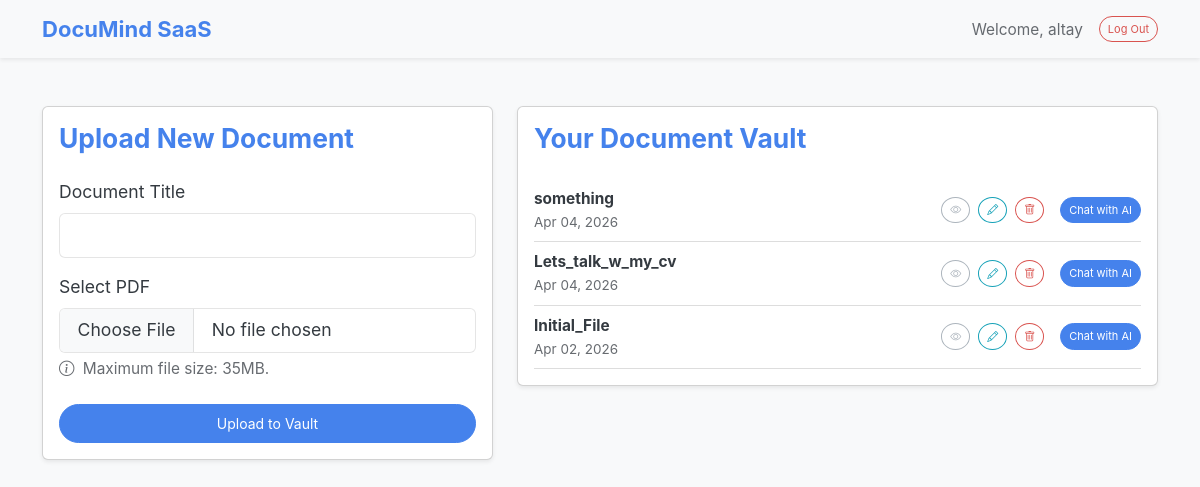
The app's page / (signed in), older data.
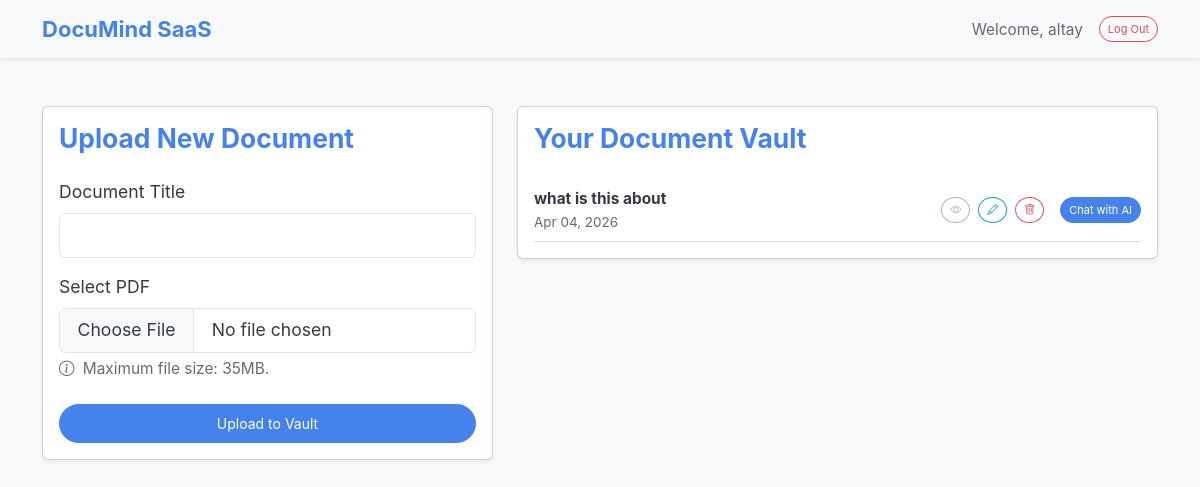
The same page, newer data.
### dashboard/models.py (models this page shows, shortened)
class Document(models.Model):
    user = models.ForeignKey(User, on_delete=models.CASCADE)
    title = models.CharField(max_length=255)
    uploaded_file = models.FileField(upload_to='user_pdfs/')
    uploaded_at = models.DateTimeField(auto_now_add=True)

### dashboard/views.py (the view)
# urls.py: path('', views.dashboard_home, name='dashboard_home'),
@login_required
def dashboard_home(request):
    if request.method == 'POST':
        form = DocumentForm(request.POST, request.FILES)
        if form.is_valid():
            doc = form.save(commit=False)
            doc.user = request.user
            doc.save()
            return redirect('dashboard_home') # Refresh the page to show the new file
    else:
        form = DocumentForm()
    user_docs = Document.objects.filter(user=request.user).order_by('-uploaded_at')
    context = {
        'form': form,
        'documents': user_docs
    }
    return render(request, 'dashboard/home.html', context)

### dashboard/forms.py (shortened to what this page needs)
class DocumentForm(forms.ModelForm):
    class Meta:
        model = Document
        fields = ['title', 'uploaded_file']

### dashboard/templates/dashboard/home.html (shortened to what this page needs)
<!DOCTYPE html>
<html lang="en">
<head>
    <link href="https://cdn.jsdelivr.net/npm/bootswatch@5.3.2/dist/litera/bootstrap.min.css" rel="stylesheet">
    <link rel="stylesheet" href="https://cdn.jsdelivr.net/npm/bootstrap-icons@1.11.1/font/bootstrap-icons.css">
</head>
<body class="bg-light">
    <nav class="navbar navbar-expand-lg navbar-light bg-light mb-4 shadow-sm">
        <div class="container">
            <a class="navbar-brand fw-bold text-primary" href="#">DocuMind SaaS</a>
            <div class="d-flex align-items-center">
                <span class="me-3 text-muted">Welcome, {{ user.username }}</span>
                <form action="{% url 'logout' %}" method="post" class="d-inline">
                    <button type="submit" class="btn btn-outline-danger btn-sm rounded-pill">Log Out</button>
                </form>
            </div>
        </div>
    </nav>
    <div class="container mt-5">
        <div class="row">
            <div class="col-md-5">
                <div class="card shadow-sm mb-4">
                    <div class="card-body">
                        <h4 class="card-title text-primary mb-4">Upload New Document</h4>
                        <form method="POST" enctype="multipart/form-data">
                            <div class="mb-3">
                                <label class="form-label">Document Title</label>
                                <input type="text" name="title" class="form-control" required>
                            </div>
                            <div class="mb-4">
                                <label class="form-label">Select PDF</label>
                                <input type="file" name="uploaded_file" class="form-control" accept=".pdf" required>
                                <div class="form-text text-muted small mt-1">
                                    <i class="bi bi-info-circle me-1"></i> Maximum file size: 35MB.
                                </div>
                            </div>
                            <button type="submit" class="btn btn-primary w-100 rounded-pill">Upload to Vault</button>
                        </form>
                    </div>
                </div>
            </div>
            <div class="col-md-7">
                <div class="card shadow-sm">
                    <div class="card-body">
                        <h4 class="card-title text-primary mb-4">Your Document Vault</h4>
                        {% if documents %}
                            <ul class="list-group list-group-flush">
                                {% for doc in documents %}
                                <li class="list-group-item d-flex justify-content-between align-items-center px-0">
                                    <div class="text-truncate me-3" style="max-width: 40%;">
                                        <strong>{{ doc.title }}</strong><br>
                                        <small class="text-muted">{{ doc.uploaded_at|date:"M d, Y" }}</small>
                                    </div>
                                    <div class="d-flex align-items-center gap-2">
                                        <a href="{{ doc.uploaded_file.url }}" target="_blank" class="btn btn-sm btn-outline-secondary rounded-circle" title="Read PDF">
                                            <i class="bi bi-eye"></i>
                                        </a>
                                        <button type="button" class="btn btn-sm btn-outline-info rounded-circle" data-bs-toggle="modal" data-bs-target="#renameModal{{ doc.id }}" title="Rename">
                                            <i class="bi bi-pencil"></i>
                                        </button>
                                        <form action="{% url 'delete_document' doc.id %}" method="POST" class="m-0" onsubmit="return confirm('Are you sure you want to delete this PDF? This cannot be undone.');">
                                            <button type="submit" class="btn btn-sm btn-outline-danger rounded-circle" title="Delete">
                                                <i class="bi bi-trash"></i>
                                            </button>
                                        </form>
                                        <a href="{% url 'chat_with_pdf' doc.id %}" class="btn btn-sm btn-primary rounded-pill ms-2">Chat with AI</a>
                                    </div>
                                </li>
                                {% endfor %}
                            </ul>
                        {% else %}
                            <p class="text-muted">Your vault is empty. Upload a PDF to get started.</p>
                        {% endif %}
                    </div>
                </div>
            </div>
        </div>
    </div>
</body>
</html>

Row changes from the older to the newer data that the page shows:
removed Document: title "something", uploaded_at "Apr 04, 2026"
removed Document: title "Lets_talk_w_my_cv", uploaded_at "Apr 04, 2026"
removed Document: title "Initial_File", uploaded_at "Apr 02, 2026"
added Document: title "what is this about", uploaded_at "Apr 04, 2026"
